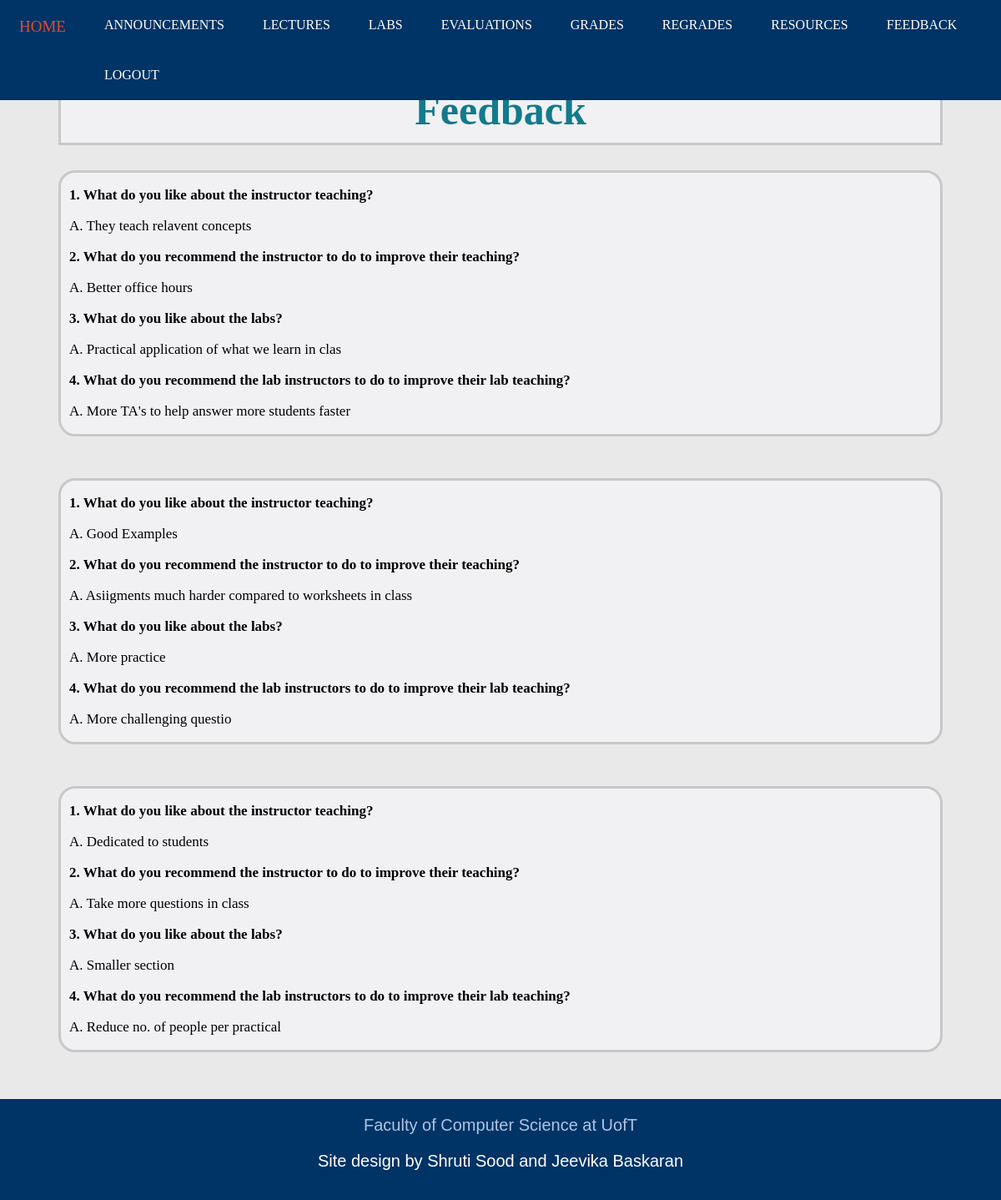
Page /feedback_i.html (signed in) on the earlier database version.
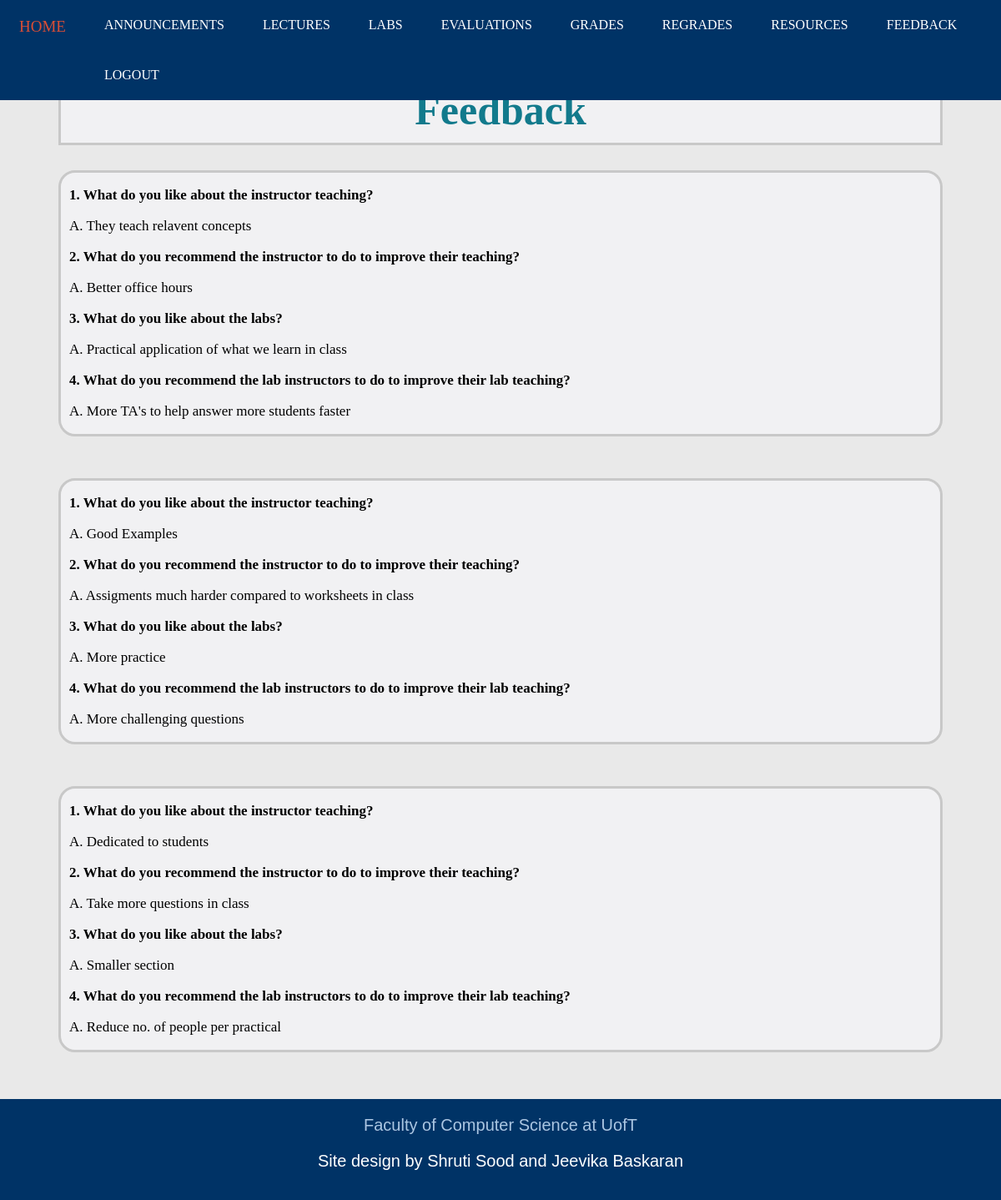
Same page on the later database version.
### tables this page shows
CREATE TABLE "Feedback" (
	"UtorID"	TEXT,
	"Question1"	TEXT,
	"Question2"	TEXT,
	"Question3"	TEXT,
	"Question4"	TEXT
);

### app.py (the view)
@app.route('/feedback_i.html')
def feedback_i():
    if session.get('current_login') == None:
        return render_template('login.html')
    else:
        if session.get('login_type') == 'instructor':
            sql = """ SELECT * FROM Feedback WHERE UtorID = '{}' """.format(session['current_login'])
            feedbacks = db.engine.execute(text(sql))
            return render_template('/feedback_i.html', feedbacks = feedbacks)
        else:
            return render_template('login.html')

### templates/feedback_i.html (shortened to what this page needs)
<!DOCTYPE html>
<html>
<head>
	<link rel="stylesheet" type="text/css" href="static/StyleSheets/feedbacki.css">
	<link rel="stylesheet" type="text/css" href="static/StyleSheets/headerfooter.css">
</head>
<body>
	<div class = "navbar">
		<a href="index_i.html">HOME</a>
		<a href="announcements_i.html">ANNOUNCEMENTS</a>
		<a href="lectures_i.html">LECTURES</a>
		<a href="labs_i.html">LABS</a>
		<a href="evaluations_i.html">EVALUATIONS</a>
		<a href="grades_i.html">GRADES</a>
		<a href="regrades_i.html">REGRADES</a>
		<a href="resources_i.html">RESOURCES</a>
		<a href="feedback_i.html">FEEDBACK</a>
		<a href="logout">LOGOUT</a>
	</div>
	<div class = "title">
		<section class="title_sec">
			<h1>Feedback</h1>
		</section>
	</div>
	{% for feedback in feedbacks %}
	<div class = "feedbacks">
		<section class="feedback">
			<p><strong>1. What do you like about the instructor teaching?</strong></p>
			<p>A. {{ feedback['Question1'] }}</p>
			<p><strong>2. What do you recommend the instructor to do to improve their teaching? </strong></p>
			<p>A. {{ feedback['Question2'] }}</p>
			<p><strong>3. What do you like about the labs?</strong><p>
			<p>A. {{ feedback['Question3'] }}</p>
			<p><strong>4. What do you recommend the lab instructors to do to improve their lab teaching?</strong><p>
			<p>A. {{ feedback['Question4'] }}</p>
		</section>
		<br>
	</div>
	{% endfor %}
	<br><br>
	<div class = "footer">
		<a href="https://web.cs.toronto.edu/" target="_blank">Faculty of Computer Science at UofT</a>
		<p>Site design by Shruti Sood and Jeevika Baskaran</p>
	</div>
</body>
</html>

Differences in the rows shown:
changed Feedback "They teach relavent concepts": Question3 "Practical application of what we learn in clas" → "Practical application of what we learn in class"
changed Feedback "Good Examples": Question2 "Asiigments much harder compared to worksheets in class" → "Assigments much harder compared to worksheets in class"; Question4 "More challenging questio" → "More challenging questions"
